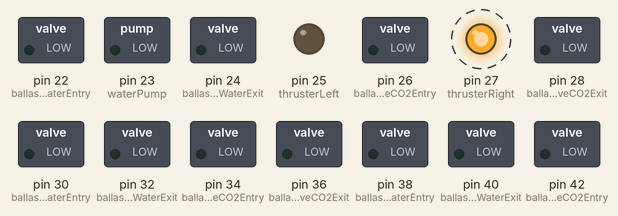
The sketch below on a simulated Arduino Mega 2560, built with avr-gcc and run on an emulated ATmega2560. On the bench: switched loads named in the sketch (green lamp = pin HIGH), output pins drawn as LEDs (lit = HIGH). Dashed ring = blinking.

Above: at 0.5 s.
Timing chart, 0 to 4.6 s (numbered marks = the images above):
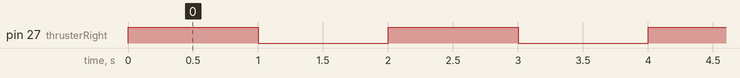

The sketch:

Pins.ino
```cpp
// valve pins
int ballast1ValveWaterEntry = 22;
int ballast1ValveWaterExit = 24;
int ballast1ValveCO2Entry = 26;
int ballast1ValveCO2Exit = 28;

int ballast2ValveWaterEntry = 30;
int ballast2ValveWaterExit = 32;
int ballast2ValveCO2Entry = 34;
int ballast2ValveCO2Exit = 36;

int ballast3ValveWaterEntry = 38;
int ballast3ValveWaterExit = 40;
int ballast3ValveCO2Entry = 42;
int ballast3ValveCO2Exit = 44;

int ballast4ValveWaterEntry = 46;
int ballast4ValveWaterExit = 48;
int ballast4ValveCO2Entry = 50;
int ballast4ValveCO2Exit = 52;

int waterPump = 23;
int thrusterLeft = 25;
int thrusterRight = 27;

void setup() {
  // initialize digital pin LED_BUILTIN as an output.
  pinMode(ballast1ValveWaterEntry, OUTPUT);
  pinMode(ballast1ValveWaterExit, OUTPUT);
  pinMode(ballast1ValveCO2Entry, OUTPUT);
  pinMode(ballast1ValveCO2Exit, OUTPUT);

  pinMode(ballast2ValveWaterEntry, OUTPUT);
  pinMode(ballast2ValveWaterExit, OUTPUT);
  pinMode(ballast2ValveCO2Entry, OUTPUT);
  pinMode(ballast2ValveCO2Exit, OUTPUT);

  pinMode(ballast3ValveWaterEntry, OUTPUT);
  pinMode(ballast3ValveWaterExit, OUTPUT);
  pinMode(ballast3ValveCO2Entry, OUTPUT);
  pinMode(ballast3ValveCO2Exit, OUTPUT);

  pinMode(ballast4ValveWaterEntry, OUTPUT);
  pinMode(ballast4ValveWaterExit, OUTPUT);
  pinMode(ballast4ValveCO2Entry, OUTPUT);
  pinMode(ballast4ValveCO2Exit, OUTPUT);

  pinMode(waterPump, OUTPUT);
  pinMode(thrusterLeft, OUTPUT);
  pinMode(thrusterRight, OUTPUT);
}

// the loop function runs over and over again forever
void loop() {
  // example of turning one on then off
  digitalWrite(thrusterRight, HIGH);   // turn the LED on (HIGH is the voltage level)
  delay(1000);                       // wait for a second
  digitalWrite(thrusterRight, LOW);    // turn the LED off by making the voltage LOW
  delay(1000);                       // wait for a second
}
```

Measured:
- by itself, pin 27 (thrusterRight): alternates HIGH for 1.0 s and LOW for 1.0 s
